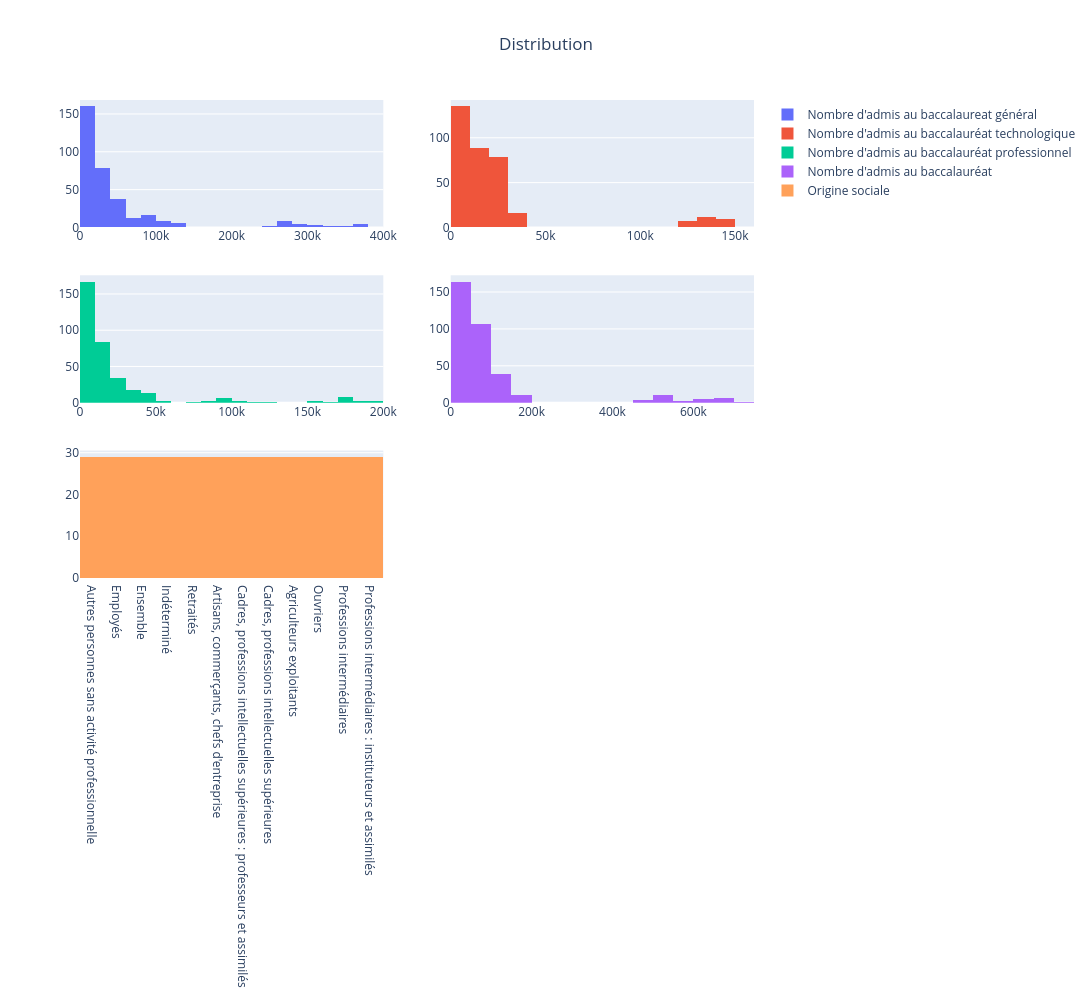

Source (notebook cell):
### Code cell
column_feature = [
    "Nombre d'admis au baccalaureat général",
    "Nombre d'admis au baccalauréat technologique",
    "Nombre d'admis au baccalauréat professionnel",
    "Nombre d'admis au baccalauréat",
    "Origine sociale"
]

fig = make_subplots(rows=3, cols=2)
row = 1
col = 1
for column in column_feature:           
    fig.add_trace(go.Histogram(x=bac_origine_data[column], name=column),row=row, col=col)
    col += 1 
    if col >2:
        row += 1 
        col =1
fig.update_layout(title= dict(text='Distribution', x=0.5))
fig.update_layout(autosize=False, width=1200, height=1000)

fig.show()

### Figure 1 — Plotly figure (JSON) as saved in the notebook; plotly's stock layout.template omitted (floating-point values rounded to 4 significant figures; data arrays with more than 128 entries replaced by an {"elided": "..."} marker saying what was removed)
{"data": [{"name": "Nombre d'admis au baccalaureat général", "type": "histogram", "x": {"elided": "348 int values"}, "xaxis": "x", "yaxis": "y"}, {"name": "Nombre d'admis au baccalauréat technologique", "type": "histogram", "x": {"elided": "348 int values"}, "xaxis": "x2", "yaxis": "y2"}, {"name": "Nombre d'admis au baccalauréat professionnel", "type": "histogram", "x": {"elided": "348 int values"}, "xaxis": "x3", "yaxis": "y3"}, {"name": "Nombre d'admis au baccalauréat", "type": "histogram", "x": {"elided": "348 int values"}, "xaxis": "x4", "yaxis": "y4"}, {"name": "Origine sociale", "type": "histogram", "x": {"elided": "348 str values"}, "xaxis": "x5", "yaxis": "y5"}], "layout": {"autosize": false, "height": 1000, "title": {"text": "Distribution", "x": 0.5}, "width": 1200, "xaxis": {"anchor": "y", "domain": [0, 0.45]}, "xaxis2": {"anchor": "y2", "domain": [0.55, 1]}, "xaxis3": {"anchor": "y3", "domain": [0, 0.45]}, "xaxis4": {"anchor": "y4", "domain": [0.55, 1]}, "xaxis5": {"anchor": "y5", "domain": [0, 0.45]}, "xaxis6": {"anchor": "y6", "domain": [0.55, 1]}, "yaxis": {"anchor": "x", "domain": [0.7333, 1]}, "yaxis2": {"anchor": "x2", "domain": [0.7333, 1]}, "yaxis3": {"anchor": "x3", "domain": [0.3667, 0.6333]}, "yaxis4": {"anchor": "x4", "domain": [0.3667, 0.6333]}, "yaxis5": {"anchor": "x5", "domain": [0, 0.2667]}, "yaxis6": {"anchor": "x6", "domain": [0, 0.2667]}}}
